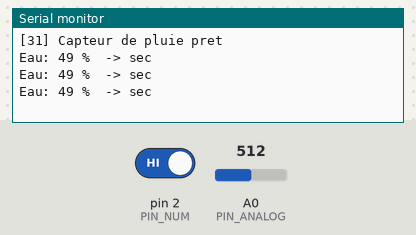
Recording of a sketch running on a simulated Arduino Uno, built with avr-gcc and run on an emulated ATmega328P. On the bench: the last lines printed to the serial monitor. Inputs (shaded band) come from the test bench; at power-on: pin 2 (PIN_NUM) HIGH, A0 (PIN_ANALOG) = 512.

Above: at 1.3 s.
1.4 s: pin 2 (PIN_NUM) driven LOW
At 1.9 s:
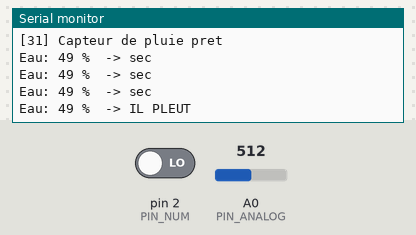
3.5 s: A0 (PIN_ANALOG) set to 716
At 3.9 s:
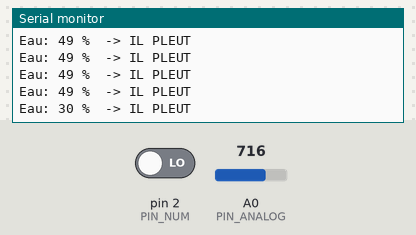
5.0 s: A0 (PIN_ANALOG) set to 900
At 5.4 s:
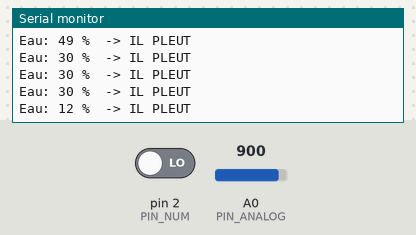
6.5 s: pin 2 (PIN_NUM) driven HIGH
At 6.9 s:
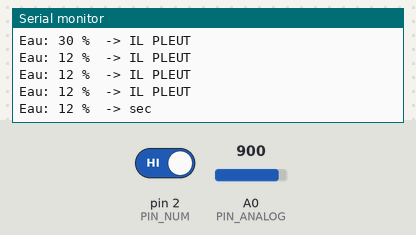
Timing chart, 0 to 9.0 s (numbered marks = the images above; inputs shaded):
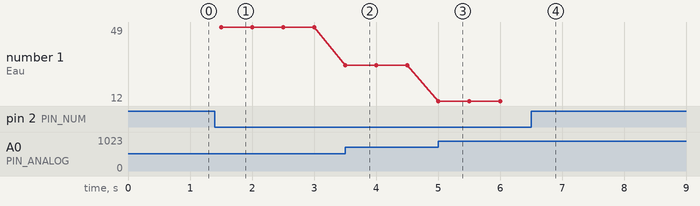

Measured:
- after the input at 1.4 s, the serial monitor: prints a new line after 0.10 s (image 1)
- after the input at 3.5 s, the serial monitor: prints a new line at once (image 2)
- after the input at 5.0 s, the serial monitor: prints a new line at once (image 3)
- after the input at 6.5 s, the serial monitor: prints a new line at once (image 4)
- plotted number 1: 49 → 30 after the input at 3.5 s, 30 → 12 after the input at 5.0 s

The sketch:

31_FC-37_Capteur_Pluie.ino
```cpp
/*
 * =====================================================================
 *  Arduino Lab Nexus v6.1.0 STABLE  -  FC-37 Capteur de pluie
 * =====================================================================
 *  Explication : Mesure la quantité d'eau sur la plaque de pluie et indique s'il pleut.
 *  Carte       : Arduino UNO / Nano (ATmega328P) - compatible Mega
 *  Moniteur    : 9600 bauds
 *
 *  Câblage :
 *   Arduino 5V     -> Module VCC
 *   Arduino GND    -> Module GND
 *   Arduino A0     -> Module A0
 *   Arduino D2     -> Module D0
 *
 *  Bibliothèques requises (arduino-cli lib install "...") : aucune
 * =====================================================================
 */
// @libs:

// Broches du module
const uint8_t PIN_ANALOG = A0;
const uint8_t PIN_NUM    = 2;

void setup() {
  pinMode(PIN_NUM, INPUT);
  Serial.begin(9600);
  Serial.println(F("[31] Capteur de pluie pret"));
}

void loop() {
  int brut = analogRead(PIN_ANALOG);                 // 1023 = sec, valeur basse = mouillé
  int humidite = map(brut, 1023, 0, 0, 100);         // conversion en pourcentage
  bool pluie = digitalRead(PIN_NUM) == LOW;          // sortie active à l'état bas
  Serial.print(F("Eau: ")); Serial.print(humidite); Serial.print(F(" %"));
  Serial.println(pluie ? F("  -> IL PLEUT") : F("  -> sec"));
  delay(500);
}
```
